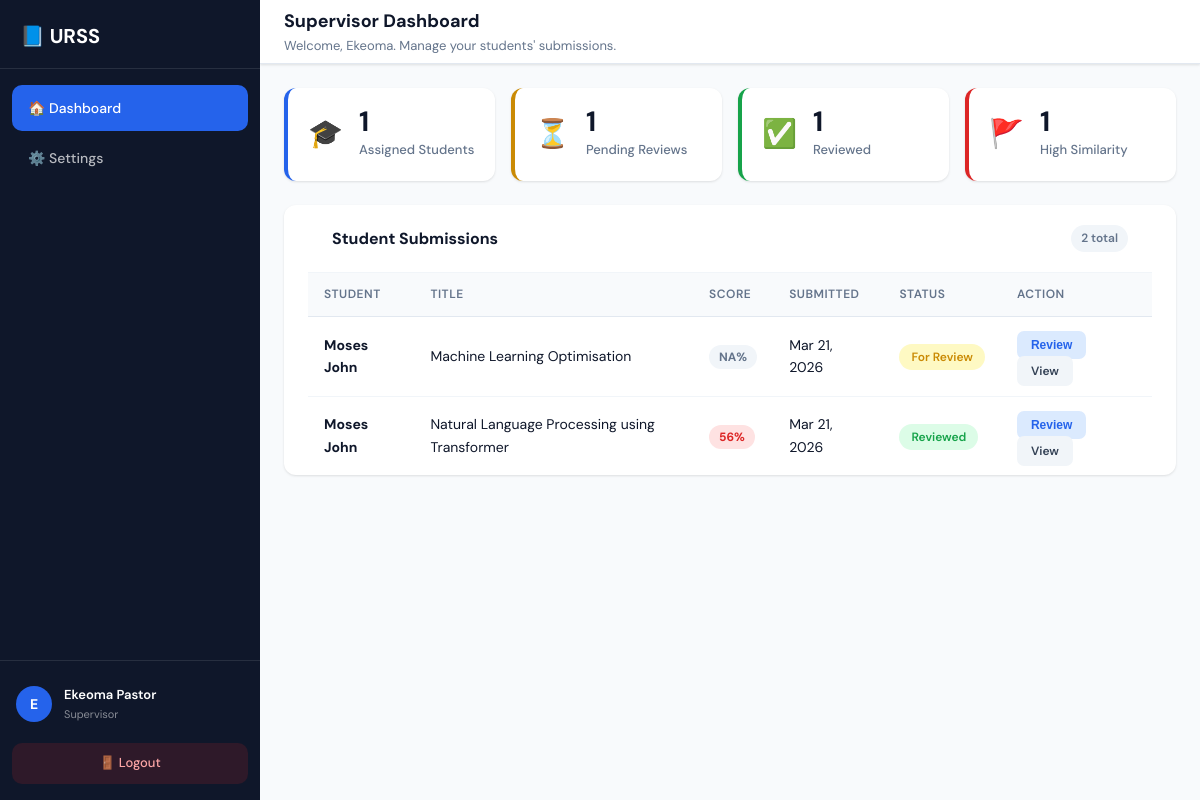
/system/supervisor-dashboard.php (signed in), run on the app's committed database.
### tables this page shows
CREATE TABLE IF NOT EXISTS `papers` (
  `Sn`          int(8)        NOT NULL AUTO_INCREMENT,
  `Title`       varchar(70)   NOT NULL,
  `Owner`       varchar(70)   NOT NULL,
  `Supervisor`  varchar(70)   NOT NULL,
  `Original`    varchar(120)  NOT NULL,
  `Updated`     varchar(120)  NOT NULL,
  `Percentage`  varchar(10)   NOT NULL DEFAULT 'NA',
  `Keywords`    varchar(255)  NOT NULL DEFAULT '',
  `Abstract`    text          NOT NULL,
  `Lastupdate`  datetime      NOT NULL,
  `Lastcomment` varchar(255)  NOT NULL DEFAULT '',
  `Status`      varchar(15)   NOT NULL DEFAULT 'For Review',
  PRIMARY KEY (`Sn`)
);

### system/supervisor-dashboard.php (the view, shortened to what this page needs)
<?php
$db       = getDB();
$fullname = $_SESSION['fullname'];
$stmt = $db->prepare("SELECT * FROM papers WHERE Supervisor = ? ORDER BY Lastupdate DESC");
$stmt->execute([$fullname]);
$papers = $stmt->fetchAll();
$total    = count($papers);
$reviewed = count(array_filter($papers, fn($p) => $p['Status'] === 'Reviewed'));
$pending  = count(array_filter($papers, fn($p) => $p['Status'] === 'For Review'));
$flagged  = count(array_filter($papers, fn($p) => is_numeric($p['Percentage']) && $p['Percentage'] > 40));
$studentStmt = $db->prepare("SELECT COUNT(DISTINCT Owner) as cnt FROM papers WHERE Supervisor = ?");
$studentStmt->execute([$fullname]);
$studentCount = $studentStmt->fetch()['cnt'];
?>
<!DOCTYPE html>
<html lang="en">
<head>
    <link rel="stylesheet" href="../assets/css/dashboard.css">
</head>
<body>
    <div class="app-container">
        <aside class="sidebar" id="sidebar">
            <div class="sidebar-header">
                <div class="logo">📘 URSS</div>
            </div>
            <nav class="sidebar-nav">
                <a href="supervisor-dashboard.php" class="nav-item active">🏠 Dashboard</a>
                <a href="settings.php" class="nav-item">⚙️ Settings</a>
            </nav>
            <div class="sidebar-footer">
                <div class="user-info-sidebar">
                    <div class="user-avatar"><?= strtoupper(substr($fullname, 0, 1)) ?></div>
                    <div>
                        <div class="user-name-sidebar"><?= htmlspecialchars($fullname) ?></div>
                        <div class="user-role-sidebar">Supervisor</div>
                    </div>
                </div>
                <a href="logout.php" class="logout-btn">🚪 Logout</a>
            </div>
        </aside>
        <main class="main-content">
            <header class="topbar">
                <div class="topbar-title">
                    <h1>Supervisor Dashboard</h1>
                    <p>Welcome, <?= htmlspecialchars(explode(' ', $fullname)[0]) ?>. Manage your students' submissions.</p>
                </div>
            </header>
            <div class="stats-grid">
                <div class="stat-card blue">
                    <div class="stat-icon">🎓</div>
                    <div class="stat-info">
                        <div class="stat-value"><?= $studentCount ?></div>
                        <div class="stat-label">Assigned Students</div>
                    </div>
                </div>
                <div class="stat-card yellow">
                    <div class="stat-icon">⏳</div>
                    <div class="stat-info">
                        <div class="stat-value"><?= $pending ?></div>
                        <div class="stat-label">Pending Reviews</div>
                    </div>
                </div>
                <div class="stat-card green">
                    <div class="stat-icon">✅</div>
                    <div class="stat-info">
                        <div class="stat-value"><?= $reviewed ?></div>
                        <div class="stat-label">Reviewed</div>
                    </div>
                </div>
                <div class="stat-card red">
                    <div class="stat-icon">🚩</div>
                    <div class="stat-info">
                        <div class="stat-value"><?= $flagged ?></div>
                        <div class="stat-label">High Similarity</div>
                    </div>
                </div>
            </div>
            <div class="card">
                <div class="card-header">
                    <h2>Student Submissions</h2>
                    <span class="badge-count"><?= $total ?> total</span>
                </div>
                <div class="table-wrap">
                    <?php if (empty($papers)): ?>
                        <div class="empty-state">
                            <div class="empty-icon">📭</div>
                            <p>No submissions assigned to you yet.</p>
                        </div>
                    <?php else: ?>
                        <table class="data-table">
                            <thead>
                                <tr>
                                    <th>Student</th>
                                    <th>Title</th>
                                    <th>Score</th>
                                    <th>Submitted</th>
                                    <th>Status</th>
                                    <th>Action</th>
                                </tr>
                            </thead>
                            <tbody>
                                <?php foreach ($papers as $paper): ?>
                                <tr>
                                    <td><strong><?= htmlspecialchars($paper['Owner']) ?></strong></td>
                                    <td><?= htmlspecialchars($paper['Title']) ?></td>
                                    <td>
                                        <?php
                                        $score = $paper['Percentage'];
                                        $cls   = 'score-na';
                                        if (is_numeric($score)) {
                                            $cls = $score <= 20 ? 'score-good' : ($score <= 40 ? 'score-warn' : 'score-bad');
                                        }
                                        ?>
                                        <span class="score-badge <?= $cls ?>"><?= htmlspecialchars($score) ?>%</span>
                                    </td>
                                    <td><?= date('M d, Y', strtotime($paper['Lastupdate'])) ?></td>
                                    <td>
                                        <span class="status-pill <?= $paper['Status'] === 'Reviewed' ? 'pill-green' : 'pill-yellow' ?>">
                                            <?= htmlspecialchars($paper['Status']) ?>
                                        </span>
                                    </td>
                                    <td>
                                        <button class="btn-review" onclick="openReview(<?= $paper['Sn'] ?>, '<?= addslashes($paper['Title']) ?>', '<?= addslashes($paper['Lastcomment']) ?>')">
                                            Review
                                        </button>
                                        <?php if (!empty($paper['Original'])): ?>
                                            <a href="../<?= htmlspecialchars($paper['Original']) ?>" class="btn-view" target="_blank">View</a>
                                        <?php endif; ?>
                                    </td>
                                </tr>
                                <?php endforeach; ?>
                            </tbody>
                        </table>
                    <?php endif; ?>
                </div>
            </div>
        </main>
    </div>
</body>
</html>

### data on the page
papers: Owner "Moses John", Title "Machine Learning Optimisation", Percentage "NA", Lastupdate "Mar 21, 2026", Status "For Review"
papers: Owner "Moses John", Title "Natural Language Processing using Transformer", Percentage "56", Lastupdate "Mar 21, 2026", Status "Reviewed"

### other printed values
substr($fullname, 0, 1) "E"
$fullname "Ekeoma Pastor"
explode(' ', $fullname)[0] "Ekeoma"
$studentCount "1"
$pending "1"
$reviewed "1"
$flagged "1"
$total "2"
